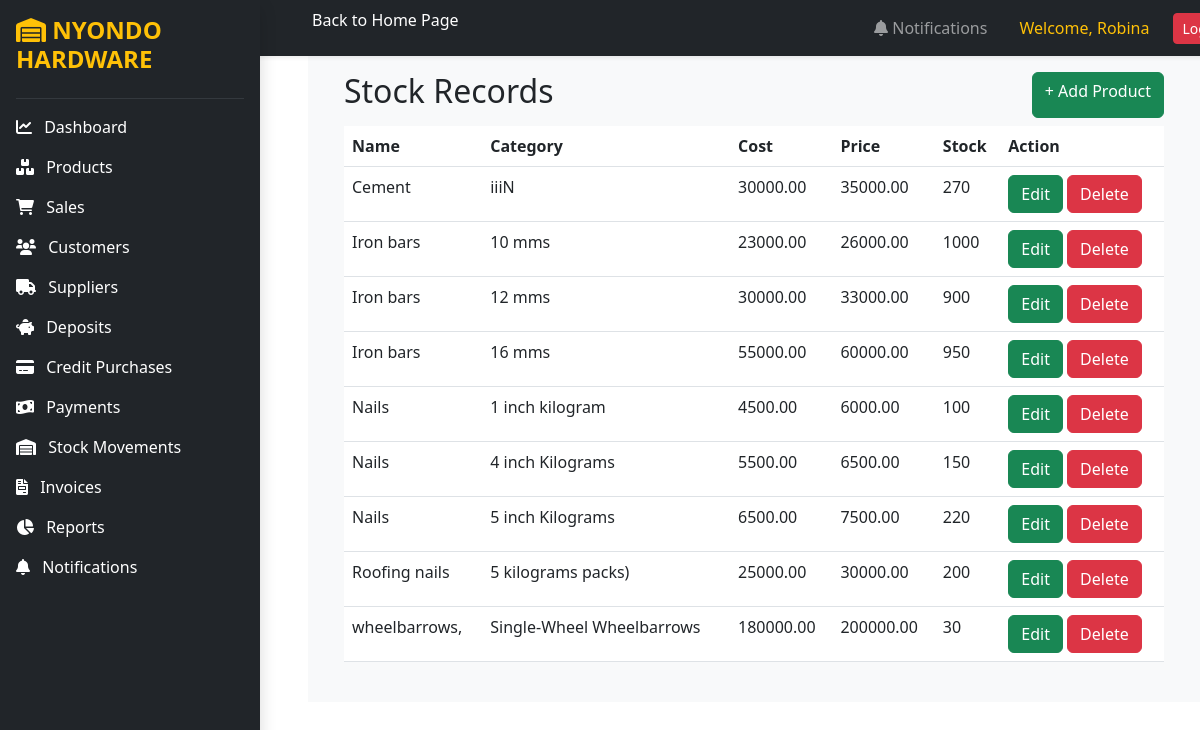
The page /products/ (signed in) on the database as committed earlier.
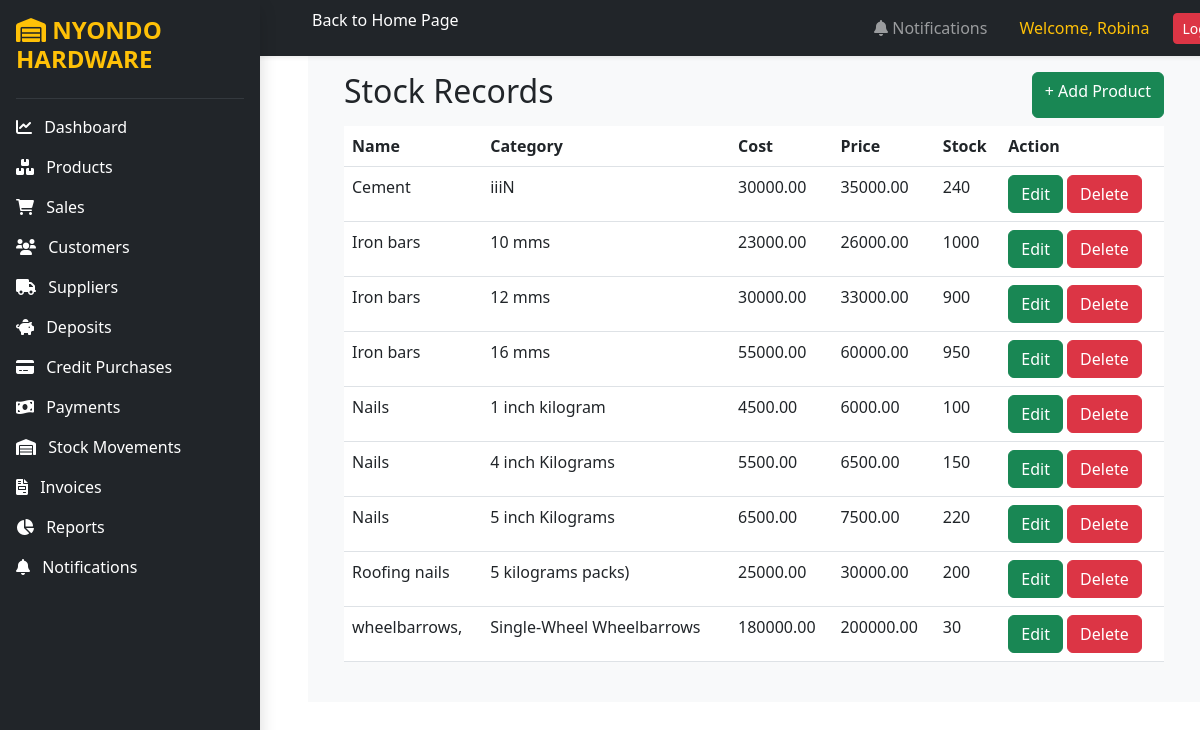
The same page on the database as committed later.
### core/models.py (models this page shows, shortened)
class Product(models.Model):
    name = models.CharField(max_length=100,validators=[MinLengthValidator(2)])
    category = models.CharField(max_length=100,validators=[MinLengthValidator(2)])
    unit_cost = models.DecimalField(max_digits=10,decimal_places=2,validators=[MinValueValidator(0)])
    selling_price = models.DecimalField(max_digits=10,decimal_places=2,validators=[MinValueValidator(0)])
    stock_quantity = models.IntegerField(validators=[MinValueValidator(0)])

### core/views.py (the view)
# urls.py: path('products/', views.products, name='products'),
@login_required
def products(request):
    products = Product.objects.all()
    return render(request, 'products.html', {'products': products})

### core/templates/products.html
{% extends 'base.html' %} {% block content %}
<div class="container mt-5">
    <div class="d-flex justify-content-between mb-2">
        <h2>Stock Records</h2>
        <a href="/add_product/" class="btn btn-success">+ Add Product</a>
    </div>
    <table class="table">
        <tr>
            <th>Name</th>
            <th>Category</th>
            <th>Cost</th>
            <th>Price</th>
            <th>Stock</th>
            <th>Action</th>
        </tr>
        {% for product in products %}
        <tr>
            <td>{{ product.name }}</td>
            <td>{{ product.category }}</td>
            <td>{{ product.unit_cost }}</td>
            <td>{{ product.selling_price }}</td>
            <td>{{ product.stock_quantity }}</td>
            <td>
                <a href="{% url 'edit_product' product.id %}" class="btn btn-success">Edit</a>
                <a href="{% url 'delete_product' product.id %}" class="btn btn-danger"
                    onclick="return confirm('Delete this Product?');">Delete</a>
            </td>
        </tr>
        {% endfor %}
    </table>
</div>
{% endblock %}

Rows that differ between the two databases and show on the page:
changed Product "Cement": stock_quantity "270" → "240"
